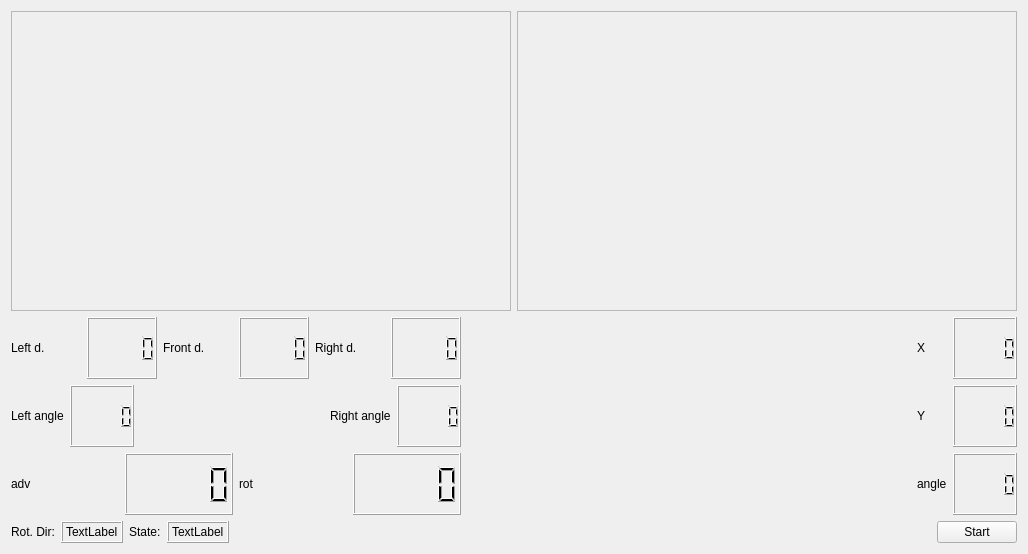
<?xml version="1.0" encoding="UTF-8"?>
<ui version="4.0">
 <class>guiDlg</class>
 <widget class="QWidget" name="guiDlg">
  <property name="geometry">
   <rect>
    <x>0</x>
    <y>0</y>
    <width>1028</width>
    <height>554</height>
   </rect>
  </property>
  <property name="windowTitle">
   <string>Localiser</string>
  </property>
  <layout class="QHBoxLayout" name="horizontalLayout_10">
   <item>
    <layout class="QVBoxLayout" name="verticalLayout_5">
     <item>
      <layout class="QHBoxLayout" name="horizontalLayout_9">
       <item>
        <widget class="QFrame" name="frame">
         <property name="sizePolicy">
          <sizepolicy hsizetype="Expanding" vsizetype="Preferred">
           <horstretch>0</horstretch>
           <verstretch>0</verstretch>
          </sizepolicy>
         </property>
         <property name="minimumSize">
          <size>
           <width>500</width>
           <height>300</height>
          </size>
         </property>
         <property name="frameShape">
          <enum>QFrame::StyledPanel</enum>
         </property>
         <property name="frameShadow">
          <enum>QFrame::Raised</enum>
         </property>
        </widget>
       </item>
       <item>
        <widget class="QFrame" name="frame_room">
         <property name="sizePolicy">
          <sizepolicy hsizetype="Expanding" vsizetype="Preferred">
           <horstretch>0</horstretch>
           <verstretch>0</verstretch>
          </sizepolicy>
         </property>
         <property name="minimumSize">
          <size>
           <width>500</width>
           <height>300</height>
          </size>
         </property>
         <property name="frameShape">
          <enum>QFrame::StyledPanel</enum>
         </property>
         <property name="frameShadow">
          <enum>QFrame::Raised</enum>
         </property>
        </widget>
       </item>
      </layout>
     </item>
     <item>
      <layout class="QVBoxLayout" name="verticalLayout_2">
       <item>
        <layout class="QHBoxLayout" name="horizontalLayout_13">
         <item>
          <layout class="QVBoxLayout" name="verticalLayout">
           <item>
            <layout class="QHBoxLayout" name="horizontalLayout_7">
             <item>
              <layout class="QHBoxLayout" name="horizontalLayout_2">
               <item>
                <widget class="QLabel" name="label">
                 <property name="text">
                  <string>Left d.</string>
                 </property>
                </widget>
               </item>
               <item>
                <widget class="QLCDNumber" name="lcdNumber_leftdist">
                 <property name="font">
                  <font>
                   <bold>true</bold>
                  </font>
                 </property>
                </widget>
               </item>
              </layout>
             </item>
             <item>
              <layout class="QHBoxLayout" name="horizontalLayout_3">
               <item>
                <widget class="QLabel" name="label_2">
                 <property name="text">
                  <string>Front d.</string>
                 </property>
                </widget>
               </item>
               <item>
                <widget class="QLCDNumber" name="lcdNumber_frontdist">
                 <property name="font">
                  <font>
                   <bold>true</bold>
                  </font>
                 </property>
                </widget>
               </item>
              </layout>
             </item>
             <item>
              <layout class="QHBoxLayout" name="horizontalLayout_6">
               <item>
                <widget class="QLabel" name="label_3">
                 <property name="text">
                  <string>Right d.</string>
                 </property>
                </widget>
               </item>
               <item>
                <widget class="QLCDNumber" name="lcdNumber_rightdist">
                 <property name="font">
                  <font>
                   <bold>true</bold>
                  </font>
                 </property>
                </widget>
               </item>
              </layout>
             </item>
            </layout>
           </item>
           <item>
            <layout class="QHBoxLayout" name="horizontalLayout_12">
             <item>
              <layout class="QHBoxLayout" name="horizontalLayout_22">
               <item>
                <widget class="QLabel" name="label_15">
                 <property name="text">
                  <string>Left angle</string>
                 </property>
                </widget>
               </item>
               <item>
                <widget class="QLCDNumber" name="lcdNumber_leftangle">
                 <property name="font">
                  <font>
                   <bold>true</bold>
                  </font>
                 </property>
                </widget>
               </item>
              </layout>
             </item>
             <item>
              <spacer name="horizontalSpacer_2">
               <property name="orientation">
                <enum>Qt::Horizontal</enum>
               </property>
               <property name="sizeHint" stdset="0">
                <size>
                 <width>40</width>
                 <height>20</height>
                </size>
               </property>
              </spacer>
             </item>
             <item>
              <layout class="QHBoxLayout" name="horizontalLayout_18">
               <item>
                <widget class="QLabel" name="label_14">
                 <property name="text">
                  <string>Right angle</string>
                 </property>
                </widget>
               </item>
               <item>
                <widget class="QLCDNumber" name="lcdNumber_rightangle">
                 <property name="font">
                  <font>
                   <bold>true</bold>
                  </font>
                 </property>
                </widget>
               </item>
              </layout>
             </item>
            </layout>
           </item>
           <item>
            <layout class="QHBoxLayout" name="horizontalLayout_8">
             <item>
              <layout class="QHBoxLayout" name="horizontalLayout_4">
               <item>
                <widget class="QLabel" name="label_4">
                 <property name="text">
                  <string>adv</string>
                 </property>
                </widget>
               </item>
               <item>
                <widget class="QLCDNumber" name="lcdNumber_adv"/>
               </item>
              </layout>
             </item>
             <item>
              <layout class="QHBoxLayout" name="horizontalLayout_5">
               <item>
                <widget class="QLabel" name="label_5">
                 <property name="text">
                  <string>rot</string>
                 </property>
                </widget>
               </item>
               <item>
                <widget class="QLCDNumber" name="lcdNumber_rot"/>
               </item>
              </layout>
             </item>
            </layout>
           </item>
          </layout>
         </item>
         <item>
          <spacer name="horizontalSpacer_3">
           <property name="orientation">
            <enum>Qt::Horizontal</enum>
           </property>
           <property name="sizeHint" stdset="0">
            <size>
             <width>40</width>
             <height>20</height>
            </size>
           </property>
          </spacer>
         </item>
         <item>
          <layout class="QVBoxLayout" name="verticalLayout_3">
           <item>
            <layout class="QHBoxLayout" name="horizontalLayout_19">
             <item>
              <widget class="QLabel" name="label_11">
               <property name="text">
                <string>X</string>
               </property>
              </widget>
             </item>
             <item>
              <widget class="QLCDNumber" name="lcdNumber_xpos">
               <property name="font">
                <font>
                 <bold>true</bold>
                </font>
               </property>
              </widget>
             </item>
            </layout>
           </item>
           <item>
            <layout class="QHBoxLayout" name="horizontalLayout_20">
             <item>
              <widget class="QLabel" name="label_12">
               <property name="text">
                <string>Y</string>
               </property>
              </widget>
             </item>
             <item>
              <widget class="QLCDNumber" name="lcdNumber_ypos">
               <property name="font">
                <font>
                 <bold>true</bold>
                </font>
               </property>
              </widget>
             </item>
            </layout>
           </item>
           <item>
            <layout class="QHBoxLayout" name="horizontalLayout_21">
             <item>
              <widget class="QLabel" name="label_13">
               <property name="text">
                <string>angle</string>
               </property>
              </widget>
             </item>
             <item>
              <widget class="QLCDNumber" name="lcdNumber_angle">
               <property name="font">
                <font>
                 <bold>true</bold>
                </font>
               </property>
              </widget>
             </item>
            </layout>
           </item>
          </layout>
         </item>
        </layout>
       </item>
       <item>
        <layout class="QHBoxLayout" name="horizontalLayout_35">
         <item>
          <layout class="QHBoxLayout" name="horizontalLayout_33">
           <item>
            <layout class="QHBoxLayout" name="horizontalLayout_11">
             <item>
              <widget class="QLabel" name="label_state_name_4">
               <property name="text">
                <string>Rot. Dir:</string>
               </property>
              </widget>
             </item>
             <item>
              <widget class="QLabel" name="label_rotdirection">
               <property name="frameShape">
                <enum>QFrame::Box</enum>
               </property>
               <property name="frameShadow">
                <enum>QFrame::Raised</enum>
               </property>
               <property name="text">
                <string>TextLabel</string>
               </property>
              </widget>
             </item>
            </layout>
           </item>
           <item>
            <layout class="QHBoxLayout" name="horizontalLayout">
             <item>
              <widget class="QLabel" name="label_state_name">
               <property name="text">
                <string>State:</string>
               </property>
              </widget>
             </item>
             <item>
              <widget class="QLabel" name="label_state">
               <property name="frameShape">
                <enum>QFrame::Box</enum>
               </property>
               <property name="frameShadow">
                <enum>QFrame::Raised</enum>
               </property>
               <property name="text">
                <string>TextLabel</string>
               </property>
              </widget>
             </item>
            </layout>
           </item>
          </layout>
         </item>
         <item>
          <spacer name="horizontalSpacer_6">
           <property name="orientation">
            <enum>Qt::Horizontal</enum>
           </property>
           <property name="sizeHint" stdset="0">
            <size>
             <width>40</width>
             <height>20</height>
            </size>
           </property>
          </spacer>
         </item>
         <item>
          <widget class="QPushButton" name="pushButton_startstop">
           <property name="text">
            <string>Start</string>
           </property>
           <property name="checkable">
            <bool>true</bool>
           </property>
          </widget>
         </item>
        </layout>
       </item>
      </layout>
     </item>
    </layout>
   </item>
  </layout>
 </widget>
 <resources/>
 <connections/>
</ui>
